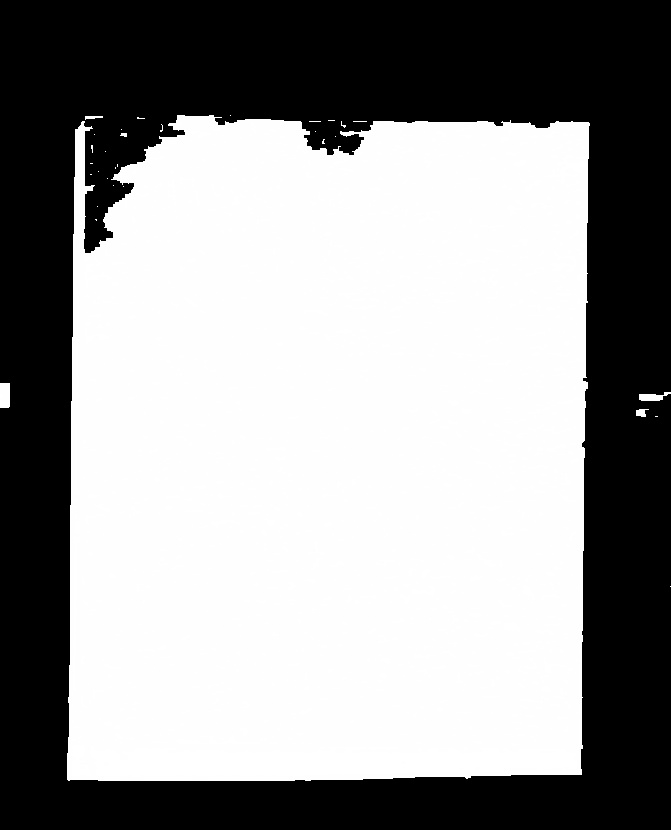
#> input picture masks/00028.jpg, 671 x 830 px, found by its file name
$ python background_removal.py   (older library calls are emulated)
#> lines starting #> are read from the running program, lines starting #| are printed output that depends on the picture; after the words box and inside, x2 and y2 are one past the last pixel; in counts of white or black regions, pixels touching at a corner belong together
#> further down, image is the input picture: shape (830, 671, 3); min 0, max 255, mean 151.1
import cv2
import numpy as np
import matplotlib.pyplot as plt
from denoiser import LinearDenoiser

class CalculateBackground():
    def __init__(self, image):
        self.image = image

    # [179 lines left out: functions display_image, detect_contours_with_laplacian, detect_contours_with_prewitt, detect_contours_with_canny, fourier_transform_background_detection, not called in this run]


    def detect_contours_with_gradients(self):
        """Detect contours in the image using gradient-based edge detection."""
        # gray = cv2.cvtColor(self.image, cv2.COLOR_BGR2HLS)[:, :, 1]
        gray = cv2.cvtColor(self.image, cv2.COLOR_BGR2GRAY)

        # Aplicar operador Sobel para calcular los gradientes en x y y
        grad_x = cv2.Sobel(gray, cv2.CV_64F, 1, 0, ksize=9)  # Gradiente en x
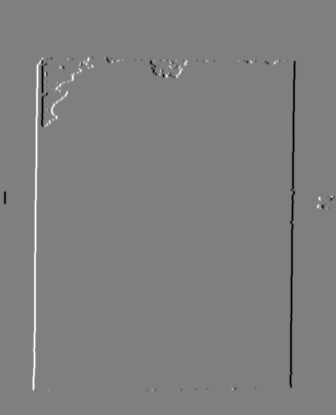
#> grad_x: shape (830, 671) float64 (shown at 1/2 size); min -2284674, max 2280039, mean -338.3; drawn with min black and max white
        grad_y = cv2.Sobel(gray, cv2.CV_64F, 0, 1, ksize=9)  # Gradiente en y
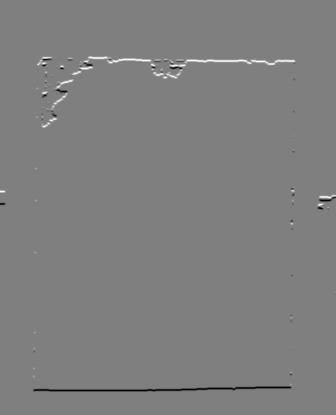
#> grad_y: shape (830, 671) float64 (shown at 1/2 size); min -2282980, max 2280960, mean 0; drawn with min black and max white

        # Calcular la magnitud total del gradiente
        magnitude = cv2.magnitude(grad_x, grad_y)
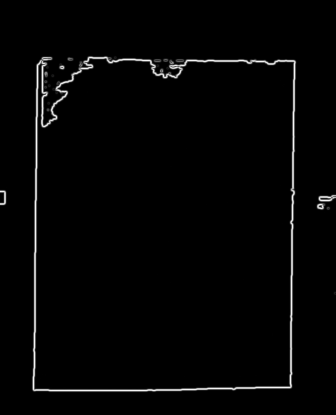
#> magnitude: shape (830, 671) float64 (shown at 1/2 size); min 0, max 2360683.6, mean 45929; drawn with min black and max white

        # Normalizar la magnitud para que esté entre 0 y 255
        magnitude = cv2.normalize(magnitude, None, 0, 255, cv2.NORM_MINMAX)

        # Convertir la magnitud a tipo uint8
        magnitude = np.uint8(magnitude)

        # Aplicar un umbral para obtener los bordes binarios
        _, edges = cv2.threshold(magnitude, 10, 255, cv2.THRESH_BINARY)
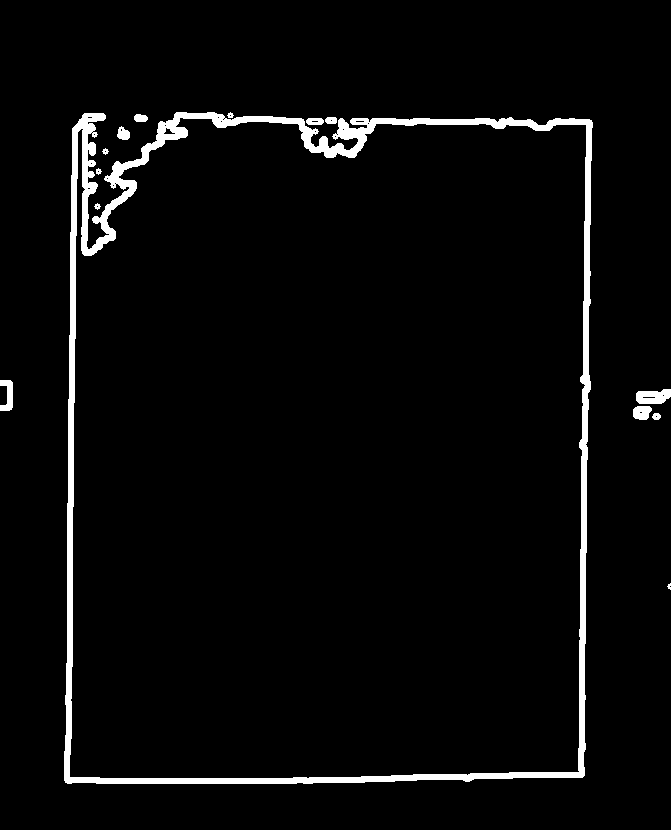
#> edges: shape (830, 671); 3.6% white; 14 white regions (1 under 20 px)


        #kernel = cv2.getStructuringElement(cv2.MORPH_RECT, (3, 3))  # Smaller kernel to avoid merging
        #edges = cv2.morphologyEx(edges, cv2.MORPH_CLOSE, kernel, iterations=1)

        # Guardar la imagen de los bordes detectados
        cv2.imwrite('./data/background/edges.jpg', edges)

        # Find contours on the processed edges
        contours, _ = cv2.findContours(edges, cv2.RETR_EXTERNAL, cv2.CHAIN_APPROX_SIMPLE)
#> contours = 14 contours, 3 with area under 20; largest, box (x1, y1, x2, y2) and area: (64, 112, 593, 784) 338888, (636, 389, 671, 404) 382, (0, 380, 13, 411) 216, (633, 406, 652, 420) 194, (117, 126, 130, 140) 110

        # Prepare mask and image for drawing contours
        mask_contours = np.zeros(self.image.shape[:2], dtype=np.uint8)
        contour_image = self.image.copy()

        # Filter contours based on area and aspect ratio to isolate frame-like contours
        possible_frames = []
        for cnt in contours:
            area = cv2.contourArea(cnt)
            x, y, w, h = cv2.boundingRect(cnt)
            aspect_ratio = float(w) / h

            # Check for contours that are large enough and have a frame-like aspect ratio
            # if 0.8 < aspect_ratio < 1.2:  # Adjust area and aspect ratio as needed
            possible_frames.append(cnt)
            cv2.drawContours(mask_contours, [cnt], -1, 255, -1)  # Draw filled contour on mask
            cv2.drawContours(contour_image, [cnt], -1, (0, 255, 0), 5)  # Draw contour outline on image
#> this loop made 14 passes
#> (area, x, y, w, h, aspect_ratio) on passes 2, 3, 4, 5, 6, 8, 9, 10: (39, 652, 413, 9, 7, 1.29), (194.5, 633, 406, 19, 14, 1.36), (382.5, 636, 389, 35, 15, 2.33), (216.5, 0, 380, 13, 31, 0.419), (20, 94, 203, 7, 7, 1), (20, 102, 148, 7, 7, 1), (110.5, 117, 126, 13, 14, 0.929), (94, 306, 118, 18, 7, 2.57)
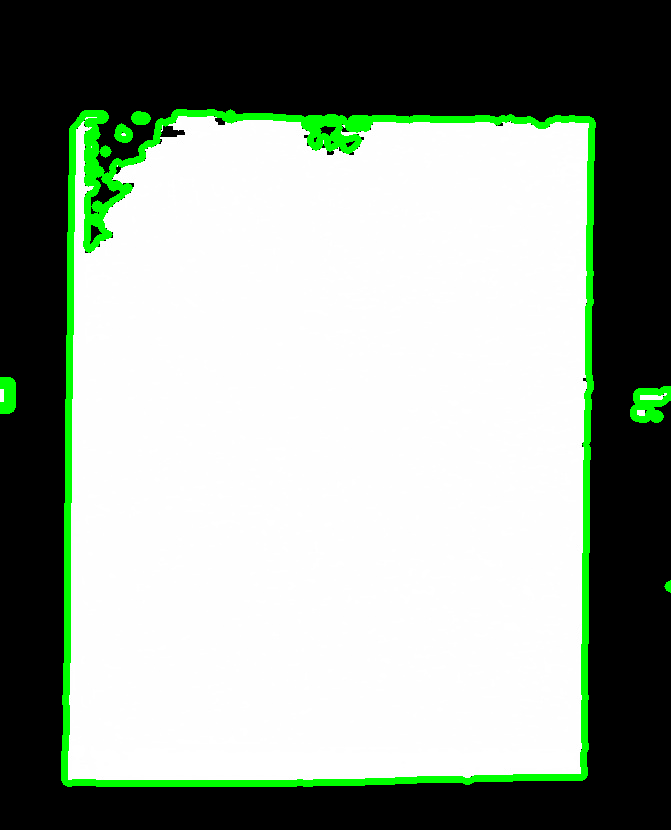
#> contour_image: shape (830, 671, 3); 4.11% of pixels changed, all inside (x1, y1, x2, y2) = (0, 109, 671, 787)
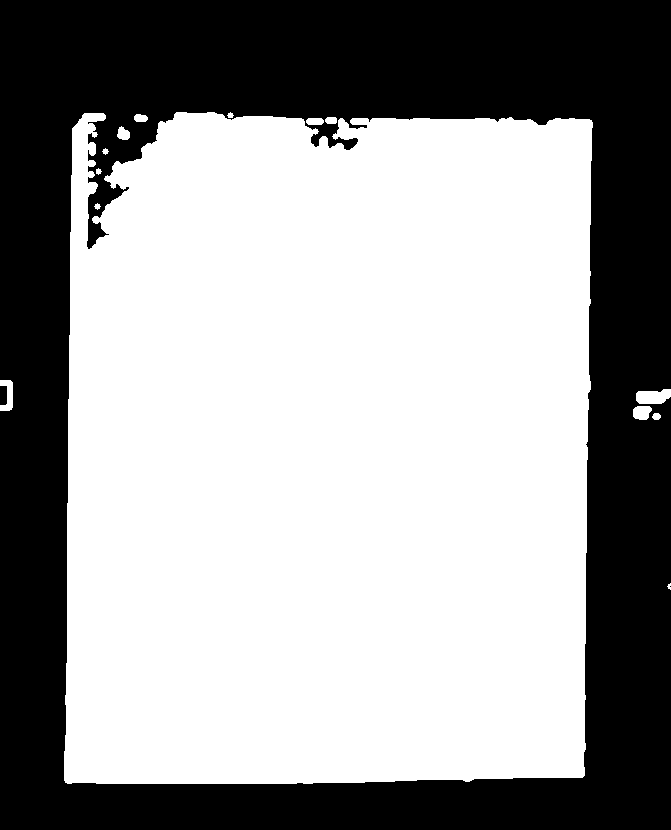
#> mask_contours: shape (830, 671); 61.4% white; 3 black regions (1 under 20 px)
#> after the loop, possible_frames has the same summary as contours

        # Guardar la imagen con los contornos detectados
        cv2.imwrite('./data/background/contour_image.jpg', contour_image)
        cv2.imwrite('./data/background/mask_contours.jpg', mask_contours)

        return mask_contours

    # [39 lines left out: function crop_and_save, not called in this run]


    def process_frames(self):
        """Process only contours (frames) detection."""
        # [4 lines of commented-out code are left out]

        edges_mask = self.detect_contours_with_gradients()


        return edges_mask

    def apply_mask(self, mask):
        """Apply the mask to the original image to extract the foreground."""
        background_removed = cv2.bitwise_and(self.image, self.image, mask=mask)
        return background_removed

    def morphological_operations_cleanse(self, final_mask):
        """Apply morphological operations to clean the mask."""
        kernel = cv2.getStructuringElement(cv2.MORPH_RECT, (230, 20))
#> kernel: shape (20, 230); every value is 1
        cleaned_mask = cv2.morphologyEx(final_mask, cv2.MORPH_OPEN, kernel)
#> cleaned_mask: shape (830, 671); 59.1% white; 1 black region, box (x1, y1, x2, y2) and area: (0, 0, 671, 830) 227796
        cleaned_mask = cv2.morphologyEx(cleaned_mask, cv2.MORPH_CLOSE, cv2.getStructuringElement(cv2.MORPH_RECT, (2, 2)))
#> cleaned_mask: shape (830, 671); 59.1% white; 1 black region, box (x1, y1, x2, y2) and area: (0, 0, 671, 830) 227792
        cleaned_mask = cv2.morphologyEx(cleaned_mask, cv2.MORPH_OPEN, cv2.getStructuringElement(cv2.MORPH_RECT, (10, 10)))
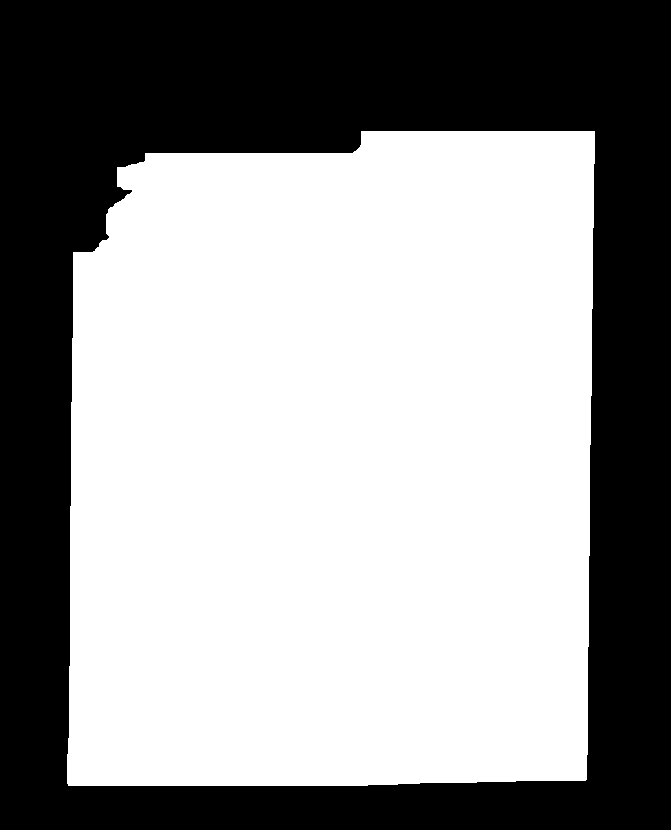
#> cleaned_mask: shape (830, 671); 59.1% white; 1 black region

        return cleaned_mask

if __name__ == "__main__":


    # Cargar la imagen
    image = cv2.imread('./data/denoised_images_1/00028.jpg')
    # linear_denoiser = LinearDenoiser(image)

    # denoise_image = linear_denoiser.medianFilter(7)
    # cv2.imwrite('./data/background/denoise_image.jpg', denoise_image)
    background = CalculateBackground(image)

    # Detectar contornos
    mask_contours = background.process_frames()

    # Aplicar la máscara
    foreground = background.apply_mask(mask_contours)

    # Realizar operaciones morfológicas finales para limpiar la máscara
    cleaned_mask = background.morphological_operations_cleanse(mask_contours)
    cv2.imwrite('./data/background/cleaned_mask.jpg', cleaned_mask)

    # Encontrar todos los contornos en la máscara
    contours, _ = cv2.findContours(cleaned_mask, cv2.RETR_EXTERNAL, cv2.CHAIN_APPROX_SIMPLE)
#> contours = 1 contour; box (x1, y1, x2, y2) and area: (67, 131, 595, 786) 327974

    # Filtrar los contornos por un área mínima
    large_contours = [cnt for cnt in contours if cv2.contourArea(cnt) > 30000]
#> large_contours has the same summary as contours

    # Ordenar los contornos por área en orden descendente
    large_contours = sorted(large_contours, key=cv2.contourArea, reverse=True)

    # Seleccionar solo los contornos más grandes (ej: 2 más grandes)
    largest_contours = large_contours[:2]
#> largest_contours has the same summary as contours

    # Crear una nueva máscara con solo los contornos seleccionados
    filtered_mask = np.zeros(cleaned_mask.shape, dtype=np.uint8)
    for cnt in largest_contours:
        cv2.drawContours(filtered_mask, [cnt], -1, 255, thickness=cv2.FILLED)
#> this loop made 1 pass

    cv2.imwrite('./data/background/cleaned_mask_filter.jpg', filtered_mask)
    final_image = background.apply_mask(filtered_mask)

    # Guardar la imagen final
    cv2.imwrite('./data/background/final_image.jpg', final_image)

$ run again, with masks/00001.jpg copied over masks/00028.jpg
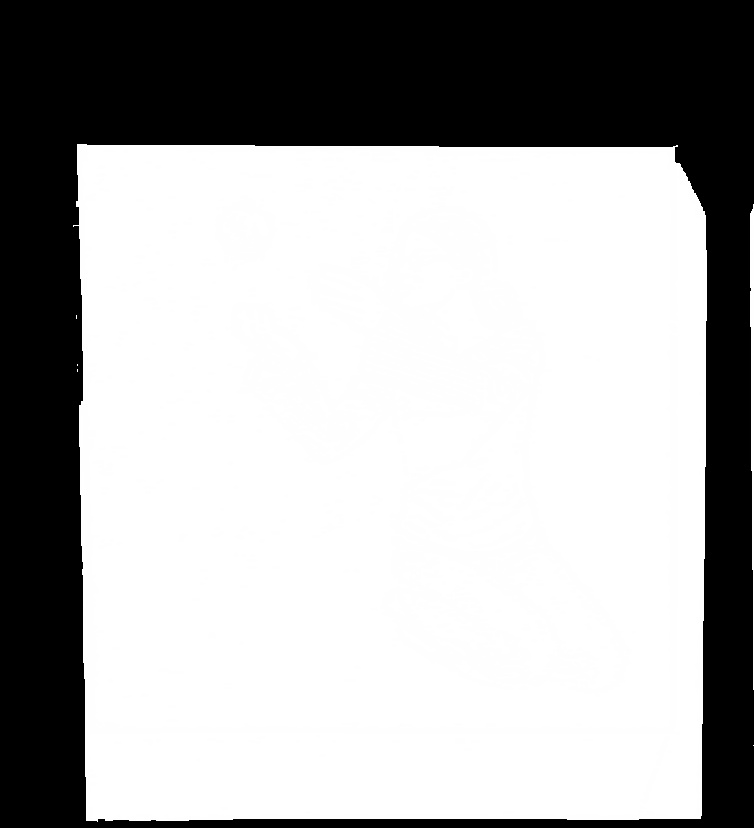
#> input picture masks/00001.jpg, 754 x 828 px, found by its file name
#> image is the input picture: shape (828, 754, 3); min 0, max 255, mean 171.2
#> in detect_contours_with_gradients, `_, edges = cv2.threshold(magnitude, 10, 255, cv2.THRESH_BINARY)`:
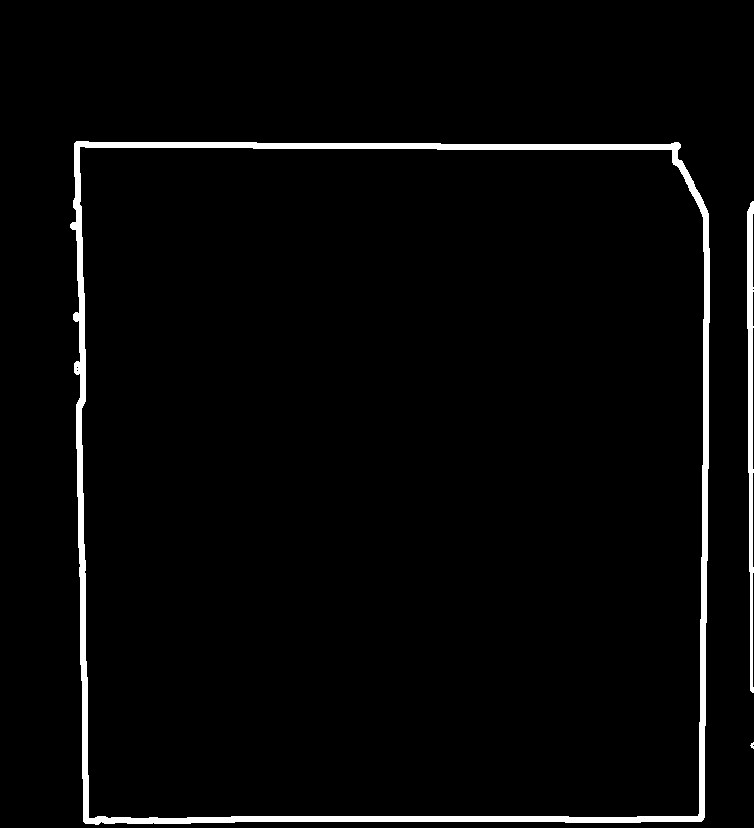
#> edges: shape (828, 754); 2.9% white; 3 white regions (1 under 20 px)
#> in detect_contours_with_gradients, `contours, _ = cv2.findContours(edges, cv2.RETR_EXTERNAL, cv2.CHAIN_APP..`: contours = 3 contours, 1 with area under 20; largest, box (x1, y1, x2, y2) and area: (70, 141, 710, 825) 425036, (747, 201, 754, 693) 1759
#> the loop in detect_contours_with_gradients, `for cnt in contours:` made 3 passes
#> (area, x, y, w, h, aspect_ratio) on passes 2 to 3: (1759, 747, 201, 7, 492, 0.0142), (425036.5, 70, 141, 640, 684, 0.936)
#> after the loop in detect_contours_with_gradients, `for cnt in contours:`: possible_frames has the same summary as contours
#> kernel: shape (20, 230); every value is 1
#> in morphological_operations_cleanse, `cleaned_mask = cv2.morphologyEx(cleaned_mask, cv2.MORPH_OPEN, cv2.getS..`:
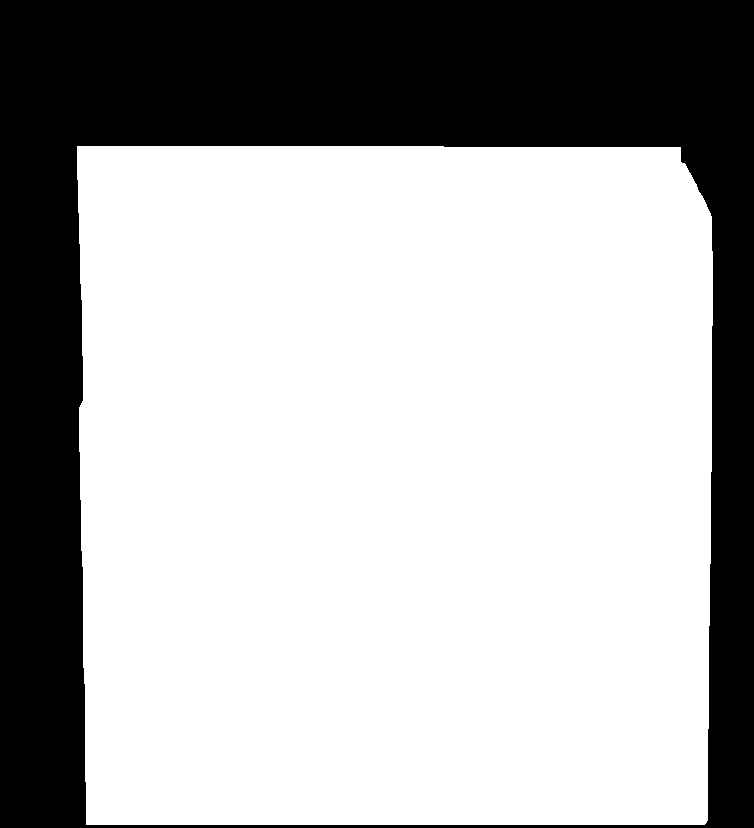
#> cleaned_mask: shape (828, 754); 68.2% white; 1 black region
#> `contours, _ = cv2.findContours(cleaned_mask, cv2.RETR_EXTERNAL, cv2.CH..`: contours = 1 contour; box (x1, y1, x2, y2) and area: (77, 146, 713, 825) 424307
#> large_contours has the same summary as contours
#> largest_contours has the same summary as contours
#> the loop `for cnt in largest_contours:` made 1 pass

$ run again, with masks/00002.jpg copied over masks/00028.jpg
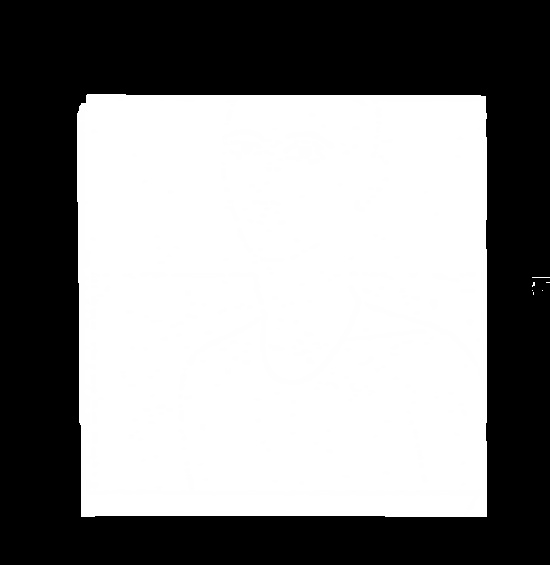
#> input picture masks/00002.jpg, 550 x 565 px, found by its file name
#> image is the input picture: shape (565, 550, 3); min 0, max 255, mean 141
#> in detect_contours_with_gradients, `_, edges = cv2.threshold(magnitude, 10, 255, cv2.THRESH_BINARY)`:
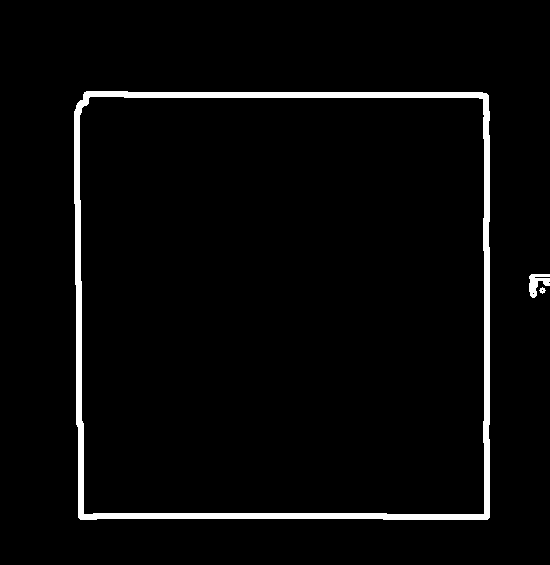
#> edges: shape (565, 550); 3.3% white; 3 white regions
#> in detect_contours_with_gradients, `contours, _ = cv2.findContours(edges, cv2.RETR_EXTERNAL, cv2.CHAIN_APP..`: contours = 3 contours; box (x1, y1, x2, y2) and area: (74, 91, 490, 520) 176040, (529, 274, 550, 298) 226, (539, 287, 546, 294) 20
#> the loop in detect_contours_with_gradients, `for cnt in contours:` made 3 passes
#> (area, x, y, w, h, aspect_ratio) on passes 1 to 3: (20, 539, 287, 7, 7, 1), (226, 529, 274, 21, 24, 0.875), (176040, 74, 91, 416, 429, 0.97)
#> after the loop in detect_contours_with_gradients, `for cnt in contours:`: possible_frames has the same summary as contours
#> kernel: shape (20, 230); every value is 1
#> in morphological_operations_cleanse, `cleaned_mask = cv2.morphologyEx(cleaned_mask, cv2.MORPH_OPEN, cv2.getS..`:
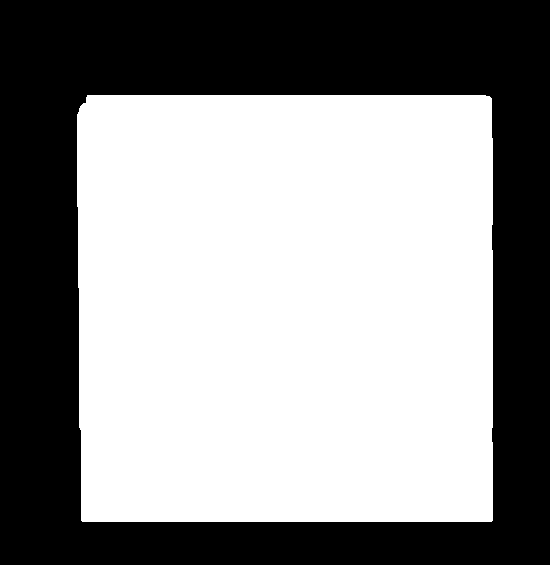
#> cleaned_mask: shape (565, 550); 56.9% white; 1 black region
#> `contours, _ = cv2.findContours(cleaned_mask, cv2.RETR_EXTERNAL, cv2.CH..`: contours = 1 contour; box (x1, y1, x2, y2) and area: (77, 95, 493, 522) 175866
#> large_contours has the same summary as contours
#> largest_contours has the same summary as contours
#> the loop `for cnt in largest_contours:` made 1 pass
